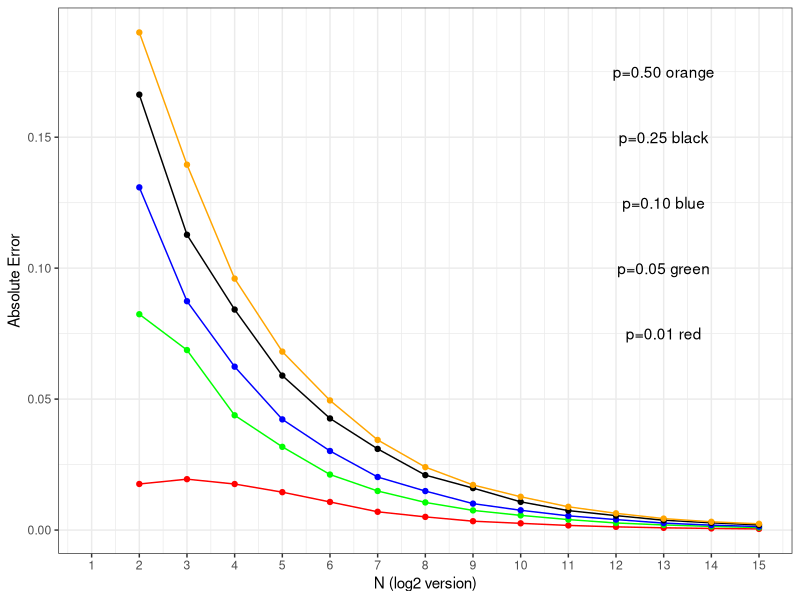
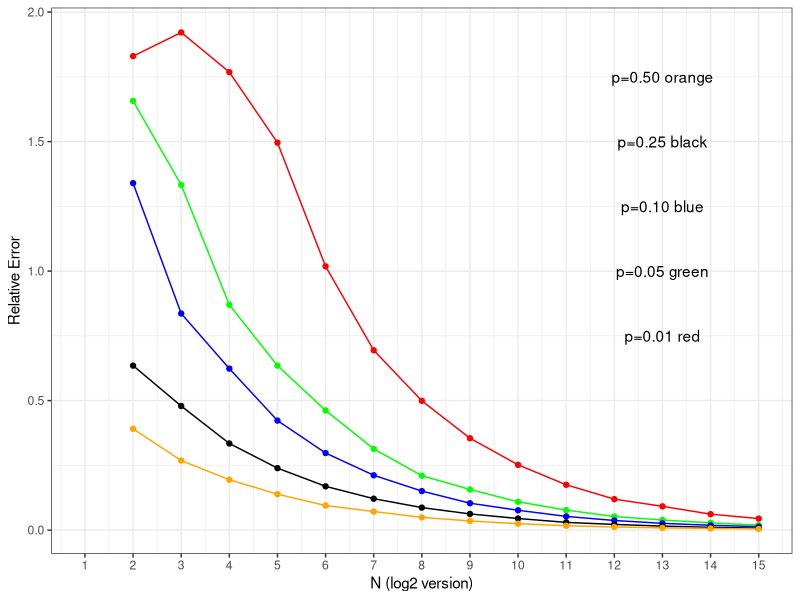

These figures' R source, in order:
## ---- chunk 1
require(magrittr)
## ---- chunk 2
#Prob
p <- c(0.01, 0.05, 0.10, 0.25, 0.50)
#Replicates
R_log <- 2:15


abs_error <- rep(NA,1000)
p_abs_error <- rep(NA, 14)

abs_error_df <- data.frame("Exponential" = R_log)

for(i in 1:5){
  p1 = p [i]
  for(j in 1:14){
    R = 2^R_log[j]
    for(k in seq_along(abs_error)){
      p_hat <- rbinom(1, R, p1)/R
      abs_error[k] <- abs(p1 - p_hat)
    }
    p_abs_error[j] = mean(abs_error)
  }
  abs_error_df <- cbind(abs_error_df, p = p_abs_error)
}
colnames(abs_error_df) <- c("Exponential", "p1", "p2", "p3", "p4", "p5")
head(abs_error_df)

## ---- chunk 3
library(ggplot2)
library(scales)
ggplot(abs_error_df, aes(x = Exponential))+
  geom_line(aes(y = p1), colour = "red")+
  geom_line(aes(y = p2), colour = "green")+
  geom_line(aes(y = p3), colour = "blue")+
  geom_line(aes(y = p4), colour = "black")+
  geom_line(aes(y = p5), colour = "orange")+
  
  geom_point(aes(y = p1), colour = "red")+
  geom_point(aes(y = p2), colour = "green")+
  geom_point(aes(y = p3), colour = "blue")+
  geom_point(aes(y = p4), colour = "black")+
  geom_point(aes(y = p5), colour = "orange")+
  
  annotate('text', x=13, y=0.075, label='p=0.01 red')+
  annotate('text', x=13, y=0.1, label='p=0.05 green')+
  annotate('text', x=13, y=0.125, label='p=0.10 blue')+
  annotate('text', x=13, y=0.15, label='p=0.25 black')+
  annotate('text', x=13, y=0.175, label='p=0.50 orange')+
  
  theme_bw()+
  
  scale_x_continuous(name="N (log2 version)", 1:15,limits=c(1, 15)) +
 
  ylab("Absolute Error")
## ---- chunk 4
p <- c(0.01, 0.05, 0.10, 0.25, 0.50)
R_log <- 2:15


rel_error <- rep(NA,1000)
p_rel_error <- rep(NA, 14)

rel_error_df <- data.frame("Exponential" = R_log)

for(i in 1:5){
  p1 = p [i]
  for(j in 1:14){
    R = 2^R_log[j]
    for(k in seq_along(rel_error)){
      p_hat <- rbinom(1, R, p1)/R
      rel_error[k] <- abs(p1 - p_hat)/p1
    }
    p_rel_error[j] = mean(rel_error)
  }
  rel_error_df <- cbind(rel_error_df, p = p_rel_error)
}
colnames(rel_error_df) <- c("Exponential", "p1", "p2", "p3", "p4", "p5")
head(rel_error_df)

## ---- chunk 5
library(ggplot2)
library(scales)
ggplot(rel_error_df, aes(x = Exponential))+
  geom_line(aes(y = p1), colour = "red")+
  geom_line(aes(y = p2), colour = "green")+
  geom_line(aes(y = p3), colour = "blue")+
  geom_line(aes(y = p4), colour = "black")+
  geom_line(aes(y = p5), colour = "orange")+
  
  geom_point(aes(y = p1), colour = "red")+
  geom_point(aes(y = p2), colour = "green")+
  geom_point(aes(y = p3), colour = "blue")+
  geom_point(aes(y = p4), colour = "black")+
  geom_point(aes(y = p5), colour = "orange")+
  
  annotate('text', x=13, y=0.75, label='p=0.01 red')+
  annotate('text', x=13, y=1, label='p=0.05 green')+
  annotate('text', x=13, y=1.25, label='p=0.10 blue')+
  annotate('text', x=13, y=1.5, label='p=0.25 black')+
  annotate('text', x=13, y=1.75, label='p=0.50 orange')+
  
  theme_bw()+
  
  scale_x_continuous(name="N (log2 version)", 1:15,limits=c(1, 15)) +
 
  ylab("Relative Error")
